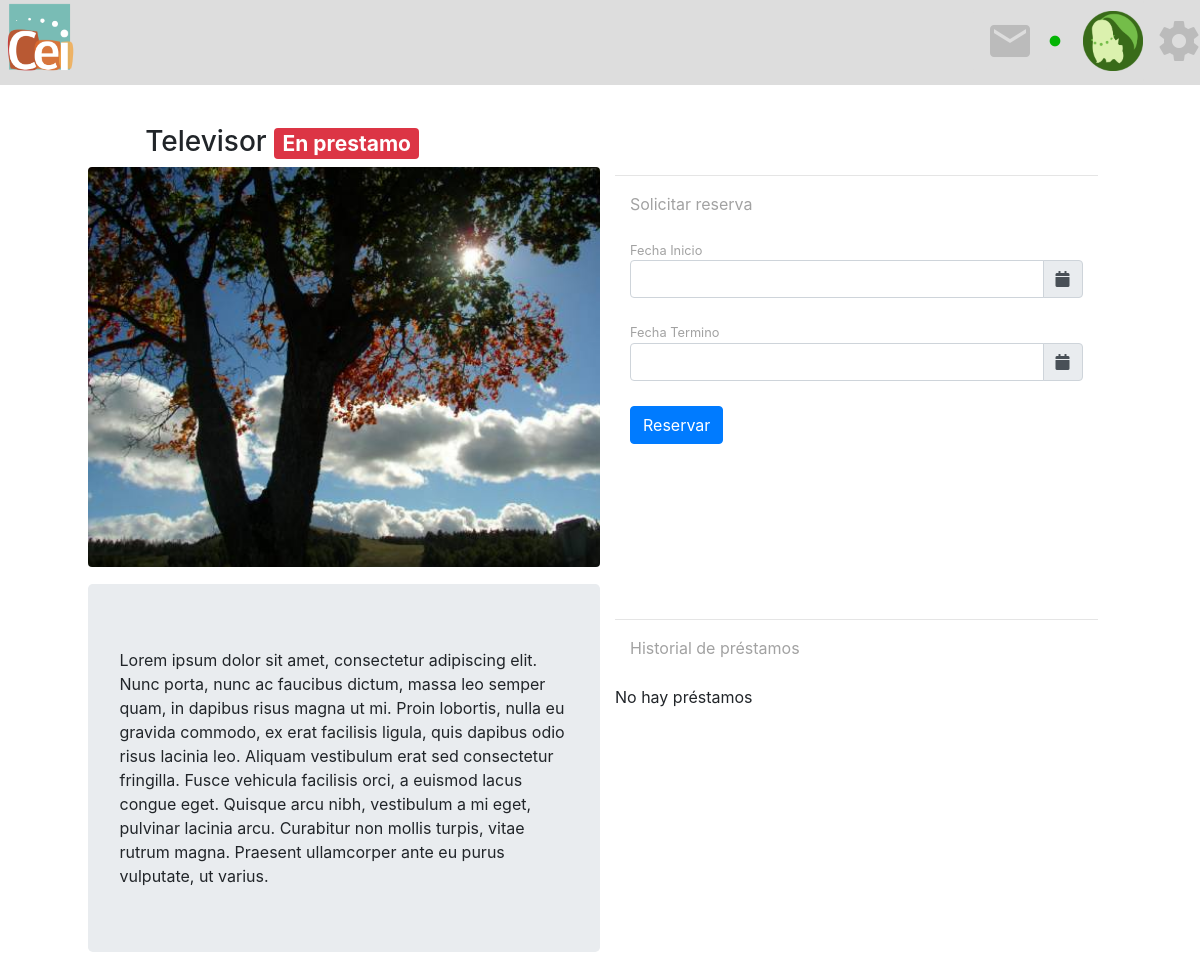
The page /productos/7/ on the database as committed earlier.
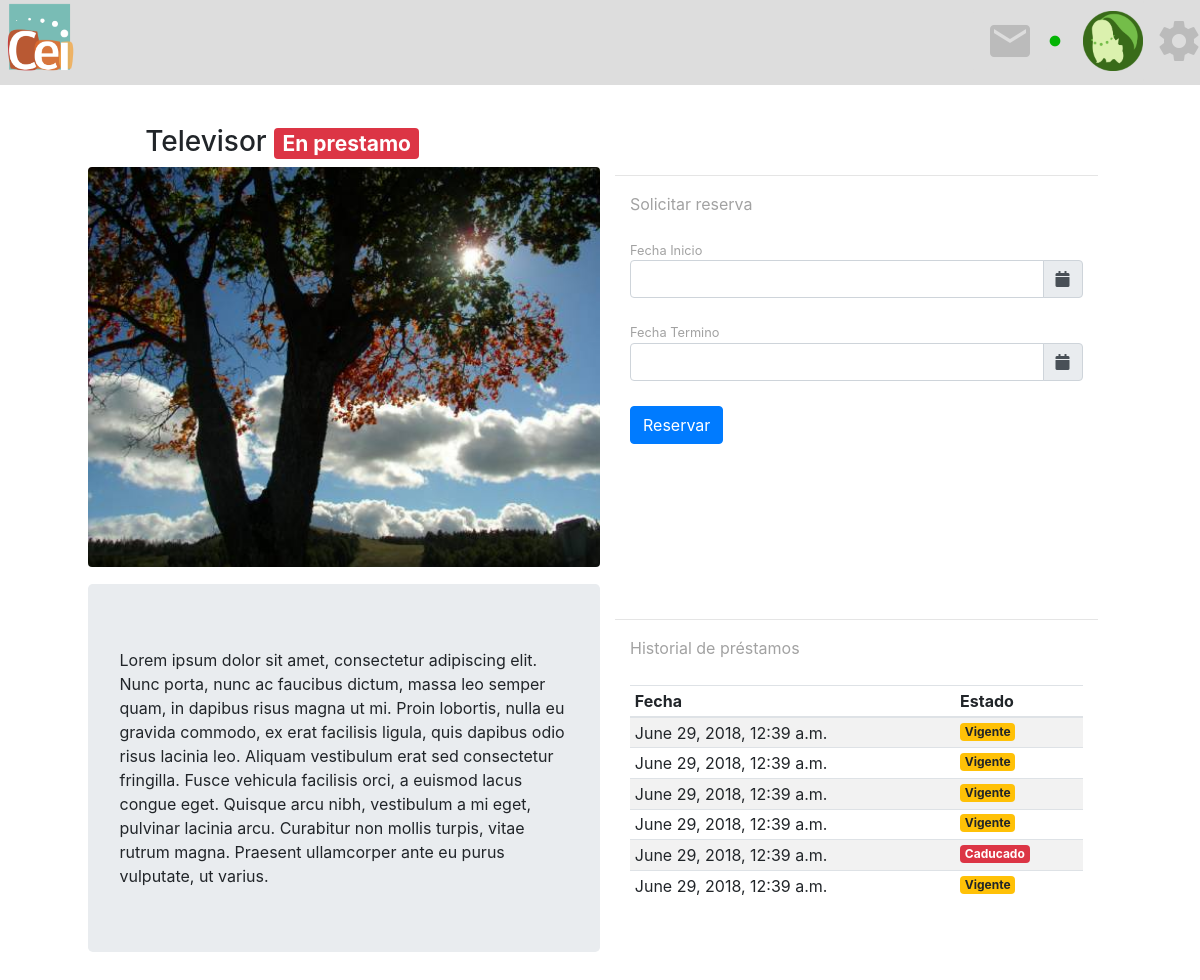
The same page on the database as committed later.
### Inventario/models.py (models this page shows, shortened)
class Productos(models.Model):
    title       = models.CharField(max_length=200)
    description = models.TextField()
    image       = models.ImageField(upload_to='img/photos/', default='img/photos/default.png')
    status      = models.IntegerField(default=1, choices=((1, 'Disponible'),(0, 'En Prestamo'),(2, 'En Reparacion'),(3, 'Perdido')))
    def __str__(self):
        return self.title

class Prestamo(models.Model):
    user = models.ForeignKey(Perfil, on_delete=models.CASCADE, related_name='user')
    admin = models.ForeignKey(Perfil, on_delete=models.CASCADE, related_name='admin')
    product     = models.ForeignKey(Productos, on_delete=models.CASCADE)
    state       = models.IntegerField(default=0, choices=((1, 'Recibido'),(0, 'Vigente'),(2, 'Caducado'), (3, 'Perdido')))
    date        = models.DateTimeField('date borrowed', null=True, blank=True, default=datetime.now)

### Inventario/views.py (the view)
# urls.py: url(r'^productos/(?P<pk>[0-9]+)/$', views.article_detail, name='article_detail'),
def article_detail(request, pk):
    articulo = Productos.objects.get(pk=pk)
    prestamos = Prestamo.objects.all().filter(product=articulo).order_by('-date')
    context = {
        'articulo': articulo,
        'prestamos': prestamos
    }
    return render(request, 'articulos.html', context)

### Inventario/templates/articulos.html (shortened to what this page needs)
{% load static %}
{% load staticfiles %}
<html>
  <head>
    <link rel="stylesheet" type="text/css" href="{% static 'css/landing_page_usuarios.css' %}">
    <link rel="stylesheet" href="https://maxcdn.bootstrapcdn.com/bootstrap/4.0.0/css/bootstrap.min.css">
    <link rel="stylesheet" href="https://cdnjs.cloudflare.com/ajax/libs/tempusdominus-bootstrap-4/5.0.1/css/tempusdominus-bootstrap-4.min.css" />
    <link rel="stylesheet" href="https://use.fontawesome.com/releases/v5.0.4/css/all.css">
  </head>
  {%include 'header.html'%}
  <body>
    <div class="row" style="height: 5%"></div>
    <div class="row">
      <div class="col-sm-1 form-inline"></div>
      <div class="col-sm-10">
        <div class="row">
          <div class="col-sm-6">
            <div class="row form-inline">
              <div class="col-sm-1"></div>
              <h3 class="col-sm-10">{{articulo.title}}
                <span class="badge
                  {% if articulo.status == 1%}
                    badge-success">Disponible
                  {% elif articulo.status == 0%}
                    badge-danger">En prestamo
                  {% elif articulo.status == 2%}
                    badge-danger">En reparación
                  {% elif articulo.status == 3%}
                    badge-danger">Perdido
                  {% endif %}
                </span>
              </h3>
              <div class="col-sm-1"></div>
            </div>
            <div class="row rounded" style="height:400px; background:url({{ articulo.image.url }}) no-repeat center; background-size: cover;"></div>
            <div class="row" style="height: 2%"></div>
            <div class="row jumbotron">
                {{articulo.description}}
            </div>
          </div>
          <div class="col-sm-6">
            <div class="row" style="height: 4%"></div>
            <hr>
            <h7 class="col-sm-12" style="color:#A2A2A2;">Solicitar reserva</h7>
            <div class="row" style="height: 3%"></div>
            <form class="col-sm-12" method="POST" action="{% url 'reservarArticulo' %}">{% csrf_token%}
              <small style="color:#A2A2A2;">Fecha Inicio</small>
              <div class="input-group date" id="datetimepicker4" data-target-input="nearest">
                    <input type="text" name="din" class="form-control datetimepicker-input" data-target="#datetimepicker4"/>
                    <div class="input-group-append" data-target="#datetimepicker4" data-toggle="datetimepicker">
                        <div class="input-group-text"><i class="fa fa-calendar"></i></div>
                    </div>
              </div>
              <div class="row" style="height: 3%"></div>
              <small style="color:#A2A2A2;">Fecha Termino</small>
              <div class="input-group date" id="datetimepicker5" data-target-input="nearest">
                    <input type="text" name="dout" class="form-control datetimepicker-input" data-target="#datetimepicker5"/>
                    <div class="input-group-append" data-target="#datetimepicker5" data-toggle="datetimepicker">
                        <div class="input-group-text"><i class="fa fa-calendar"></i></div>
                    </div>
                </div>
              <div class="row" style="height: 3%"></div>
              <button type="submit" class="btn btn-primary">Reservar</button>
            </form>
            <div class="row" style="height: 17%"></div>
            <hr>
            <h7 class="col-sm-12" style="color:#A2A2A2;">Historial de préstamos</h7>
            <div class="row" style="height: 3%"></div>
            {% if prestamos %}
            <div class="col-sm-12">
              <table class="table table-sm table-striped">
                <thead>
                  <tr>
                    <th scope="col">Fecha</th>
                    <th scope="col">Estado</th>
                  </tr>
                </thead>
                <tbody>
                    {% for prestamo in prestamos %}
                        <tr>
                            <td>{{prestamo.date}}</td>
                            <td>  <span class="badge
                  {% if prestamo.state == 0%}
                    badge-warning"> Vigente
                  {% elif prestamo.state == 2%}
                    badge-danger">Caducado
                  {% elif prestamo.state == 3%}
                    badge-danger">Perdido
                  {% elif prestamo.state == 1%}
                    badge-success">Recibido
                  {% endif %}
                            </span></td>
                        </tr>
                    {% endfor %}
                {% else %}
                    No hay préstamos
                {% endif %}
                </tbody>
              </table>
            </div>
          </div>
        </div>
      </div>
      <div class="col-sm-1 form-inline"></div>
    </div>
    <div class="row" style="height: 7%"></div>
  </body>
</html>

### Inventario/templates/header.html (shortened to what this page needs)
<!DOCTYPE html>
{% load static %}
{% load staticfiles %}
<div>
    <link rel="stylesheet" type="text/css" href="{% static 'css/header.css' %}">
    <div id="header" class="row">
        <div class="col-1 col-sm-1">
            <a href="http://www.cei.cl/"> <img src="/media/img/photos/logo-CEI.png" style="height:80px; "> </a>
        </div>
        <div class="col-11 col-sm-11">
            <div class="row justify-content-end align-items-center">
                <button type="button" id="boton_email" class="btn" style="background-color:#ddd;">
                    <i class="material-icons" style="color:#bbb; font-size:3rem">mail</i>
                </button>
                <div style="margin: 0 20px 0 0">
                        <li id="nombre_usuario" style="text-align: right; font-size:1.5rem"> <i class="material-icons" id = "circulo_disponibilidad" style="{% ifequal user.perfil.status 0 %}color:#f00{% else%}color:#04B404{% endifequal %}; font-size:1rem;">fiber_manual_record</i>{{user.first_name}} {{user.last_name}}</li>
                </div>
                <div class="align-bottom">
                    <img id="foto_perfil" src="/media/img/photos/chiko-icon.png" alt="Avatar" style="width:60px;">
                </div>
                <div class="btn-group">
                    <button type="button" class="btn" data-toggle="dropdown" aria-haspopup="true" aria-expanded="false" style="height:82px; background-color:#ddd; border:0px solid transparent">
                        <i class="material-icons" style="color:#bbb; font-size:3rem">settings</i>
                    </button>
                </div>
            </div>
        </div>
    </div>
</div>

### Inventario/static/css/header.css (style rules this page uses)
#header li { list-style-type : none; }
#header { background:#ddd; height : 85px; position: relative; }

Rows that differ between the two databases and show on the page:
added Prestamo: date "June 29, 2018, 12:39 a.m.", state "Vigente"
added Prestamo: date "June 29, 2018, 12:39 a.m.", state "Vigente"
added Prestamo: date "June 29, 2018, 12:39 a.m.", state "Vigente"
added Prestamo: date "June 29, 2018, 12:39 a.m.", state "Vigente"
added Prestamo: date "June 29, 2018, 12:39 a.m.", state "Caducado"
added Prestamo: date "June 29, 2018, 12:39 a.m.", state "Vigente"
Other text that changed with them:
text no longer shown: "No hay préstamos"
text now shown: "Fecha Estado"
